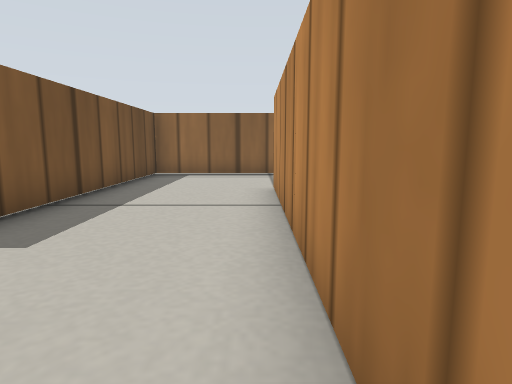
view 1 (above)

22 first-person views from a walk through a robot-simulator world made for Gazebo. The camera is 0.05 m above the floor, tilts 8° down and sees 75° across. The floor is counted in squares, 0.05 m on a side. Each view is taken from the middle of a square. On the plan, view 1 faces up. The plan holds only what a view shows up to about 13 squares ahead; the rest is blank. Gazebo's built-in surfaces are drawn with simple patterns.

view 2
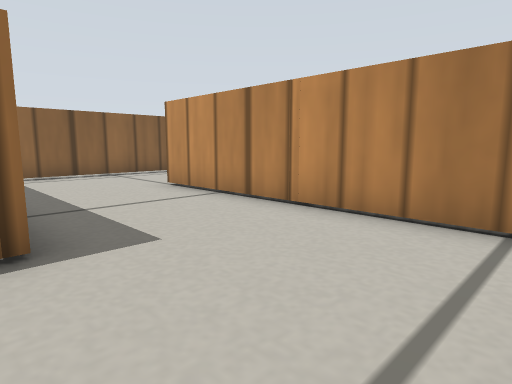

view 3
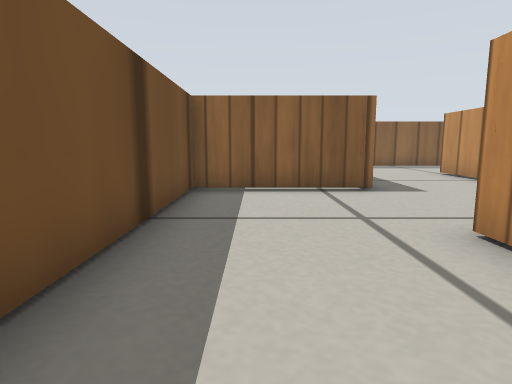

view 4
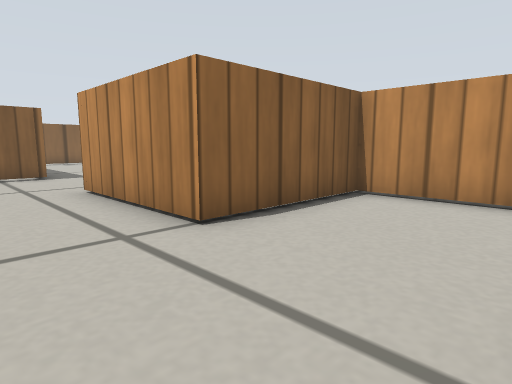

view 5
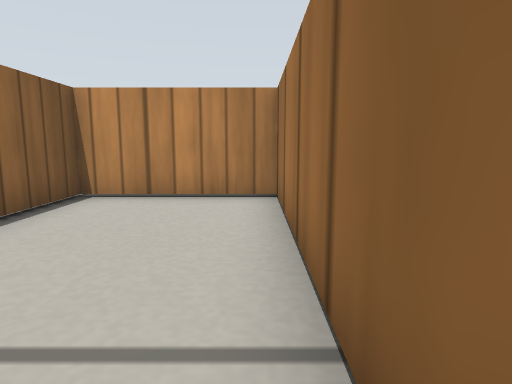

view 6
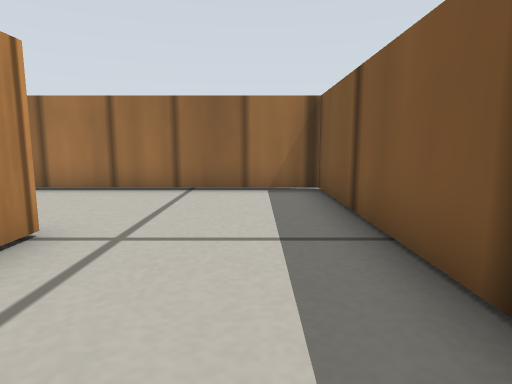

view 7
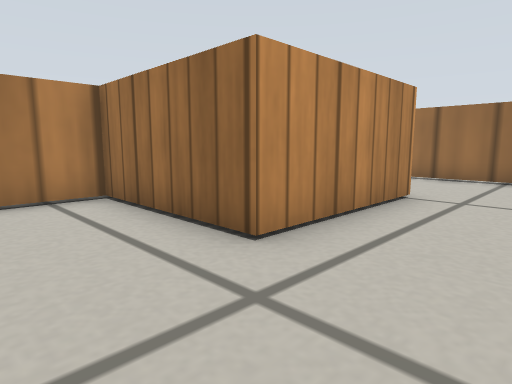

view 8
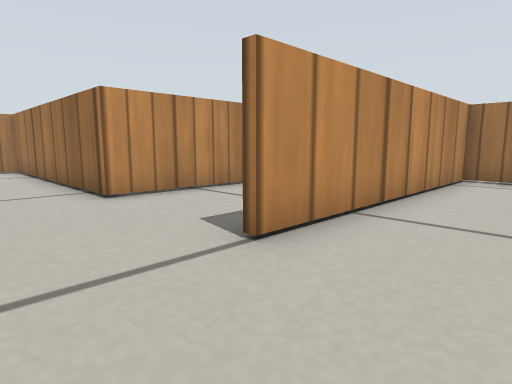

view 9
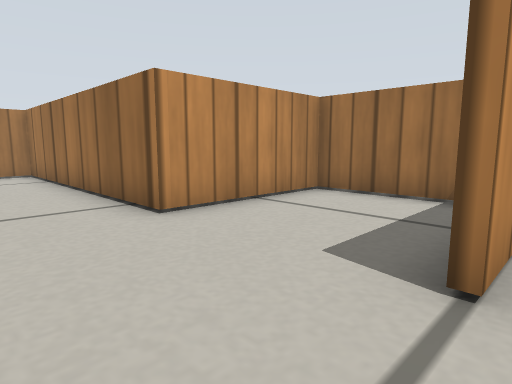

view 10
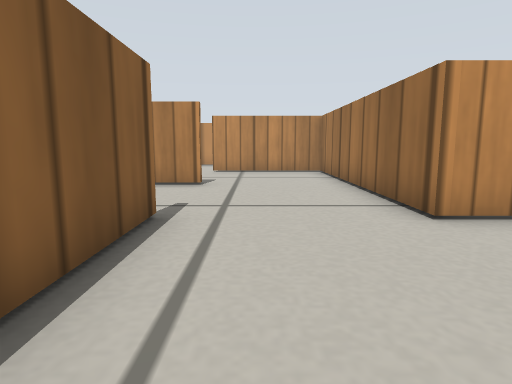

view 11
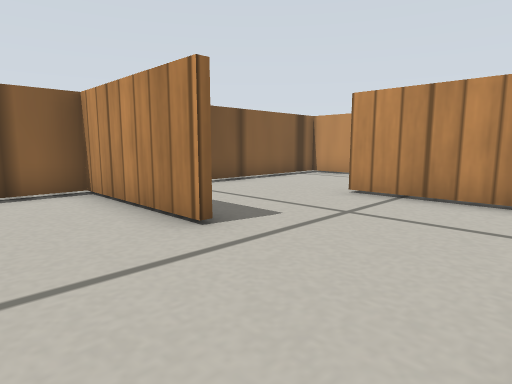

view 12
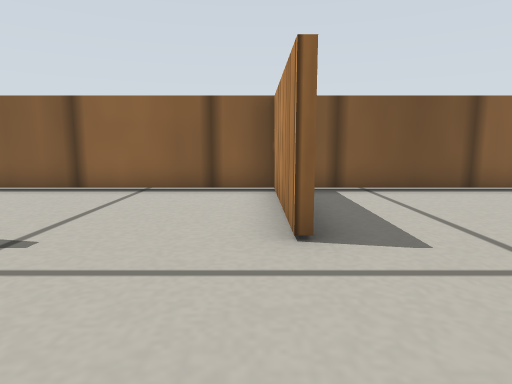

view 13
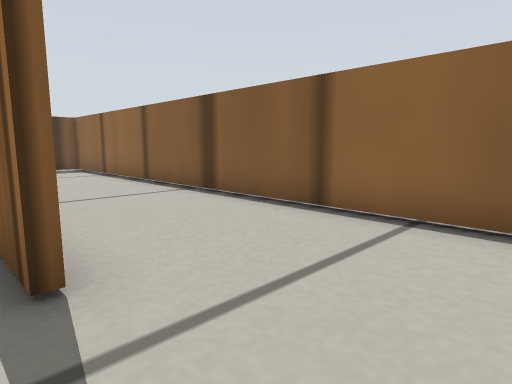

view 14
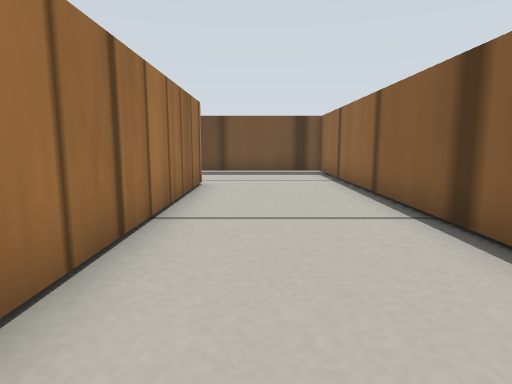

view 15
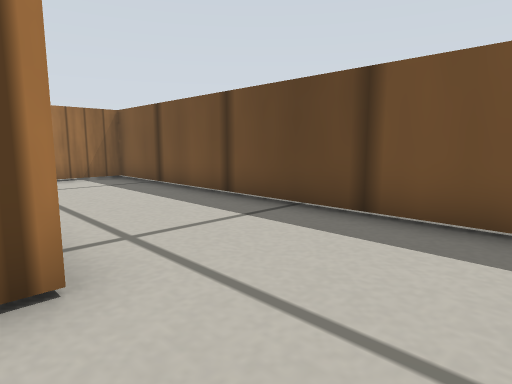

view 16
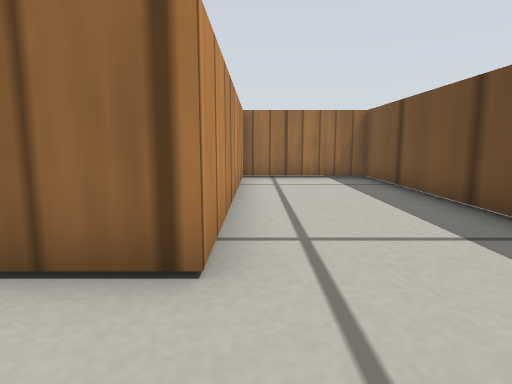

view 17
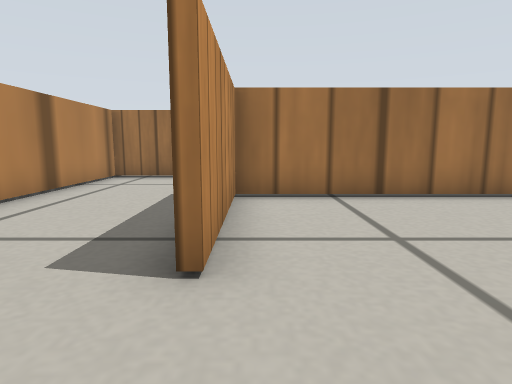

view 18
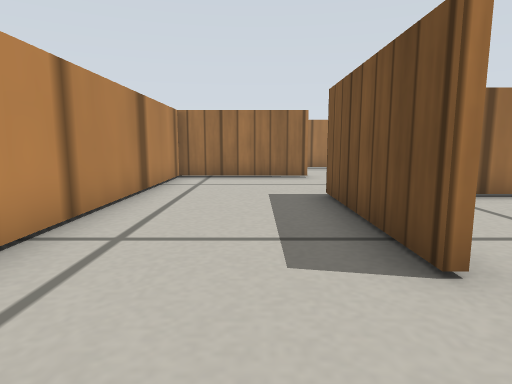

view 19
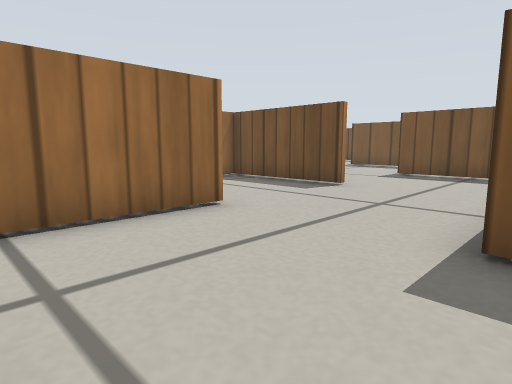

view 20
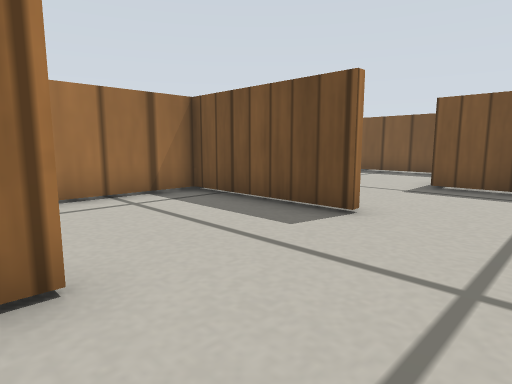

view 21
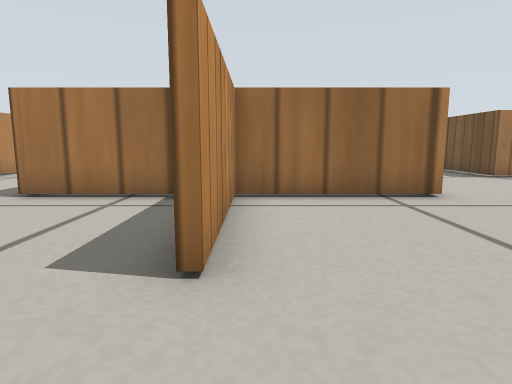

view 22
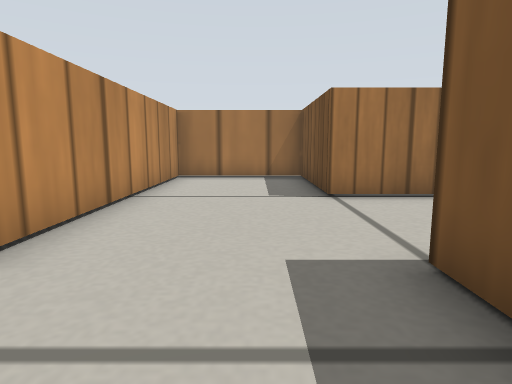

### Floor plan
Key: @ floor where view 1 was taken; # wall or solid block; . floor.
Columns run from 7 left of view 1 to 17 right of it. Each row starts with its distance up from view 1.
 15 #########################
 14 #...............#.......#
 13 #...............#......
 12 #...............#.......
 11 #...########........#...#
 10 #...#...............#...#
  9 #...#...............#...#
  8 #...#...............#...#
  7 #...#...#...#########...#
  6 #...#...#...#...........#
  5 #...#...#...#...........#
  4 #...#...#...#...........#
  3 #####...#####...#...#####
  2 #.......#.......#...
  1 #.......#.......#...
  0 #......@#.......#....
 -1 #...#####...#########.
 -2 #...#  .....#        .
 -3 #...# ......#        ..
 -4 #...# ......#         ..
 -5 #...#####...#          .#
 -6 #.......#...#           #
 -7 #.......#...#
 -8 #.......#...#
 -9 #############

Positions as (right, up) in squares from view 1, and headings:
1: (0, 0), facing up
2: (-4, 0), facing up-right
3: (-6, -4), facing up
4: (-6, -8), facing up-right
5: (-6, -8), facing right
6: (-6, -1), facing down
7: (-6, 2), facing down-right
8: (-2, 10), facing down-right
9: (0, 10), facing down-right
10: (0, 10), facing right
11: (6, 8), facing up-right
12: (8, 8), facing up
13: (7, 11), facing up-left
14: (5, 13), facing left
15: (-3, 14), facing down-left
16: (-4, 14), facing down
17: (12, 14), facing down
18: (14, 14), facing down
19: (16, 8), facing down-left
20: (13, 6), facing down-left
21: (8, 6), facing down
22: (2, 2), facing down
